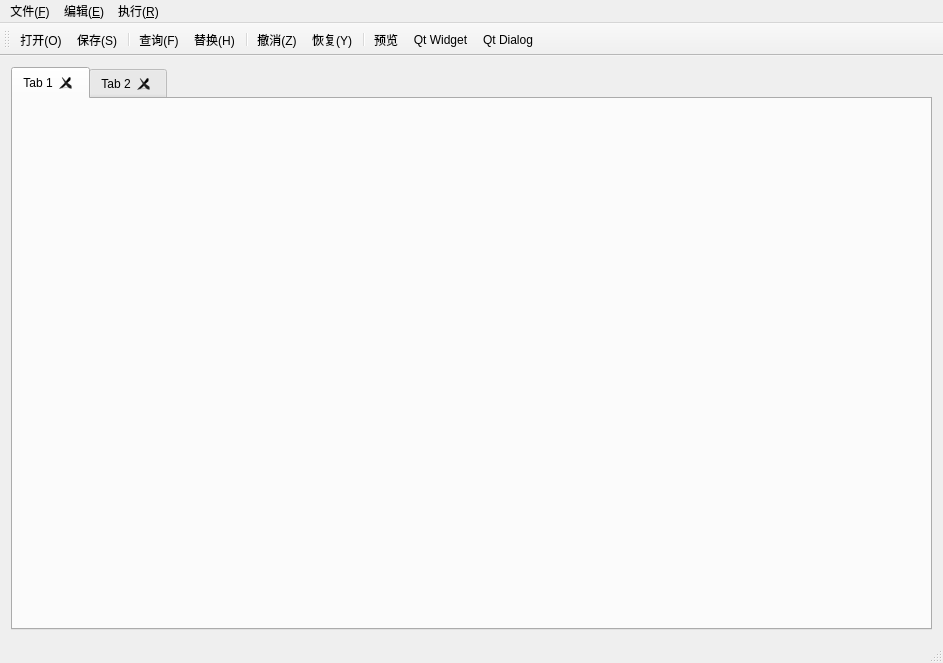
<?xml version="1.0" encoding="UTF-8"?>
<ui version="4.0">
 <class>FQtCustomUIAppClass</class>
 <widget class="QMainWindow" name="FQtCustomUIAppClass">
  <property name="geometry">
   <rect>
    <x>0</x>
    <y>0</y>
    <width>943</width>
    <height>663</height>
   </rect>
  </property>
  <property name="contextMenuPolicy">
   <enum>Qt::NoContextMenu</enum>
  </property>
  <property name="windowTitle">
   <string>Qt自定义控件</string>
  </property>
  <property name="windowIcon">
   <iconset resource="FQtCustomUIApp.qrc">
    <normaloff>:/FQtCustomUIApp/images/FanIcon.png</normaloff>:/FQtCustomUIApp/images/FanIcon.png</iconset>
  </property>
  <property name="styleSheet">
   <string notr="true"/>
  </property>
  <widget class="QWidget" name="centralWidget">
   <layout class="QGridLayout" name="gridLayout">
    <item row="0" column="0">
     <widget class="QTabWidget" name="tabWidget">
      <property name="styleSheet">
       <string notr="true">QTabBar::close-button {	
	image: url(:/FQtCustomUIApp/images/close_48px.png);
    subcontrol-position: right;
}
QTabBar::close-button:hover {    
	image: url(:/FQtCustomUIApp/images/clear_48px.png);
}</string>
      </property>
      <property name="tabShape">
       <enum>QTabWidget::Rounded</enum>
      </property>
      <property name="currentIndex">
       <number>0</number>
      </property>
      <property name="tabsClosable">
       <bool>true</bool>
      </property>
      <property name="movable">
       <bool>true</bool>
      </property>
      <property name="tabBarAutoHide">
       <bool>true</bool>
      </property>
      <widget class="QWidget" name="tab">
       <attribute name="title">
        <string>Tab 1</string>
       </attribute>
      </widget>
      <widget class="QWidget" name="tab_2">
       <attribute name="title">
        <string>Tab 2</string>
       </attribute>
      </widget>
     </widget>
    </item>
   </layout>
  </widget>
  <widget class="QMenuBar" name="menuBar">
   <property name="geometry">
    <rect>
     <x>0</x>
     <y>0</y>
     <width>943</width>
     <height>30</height>
    </rect>
   </property>
   <widget class="QMenu" name="menu_F">
    <property name="title">
     <string>文件(&amp;F)</string>
    </property>
    <widget class="QMenu" name="menuOpenHistoryFile">
     <property name="title">
      <string>最近打开文件</string>
     </property>
     <addaction name="separator"/>
     <addaction name="actionClear_All_History"/>
    </widget>
    <addaction name="actionOpen_O"/>
    <addaction name="menuOpenHistoryFile"/>
    <addaction name="separator"/>
    <addaction name="actionSave_S"/>
    <addaction name="actionSaveAs"/>
    <addaction name="separator"/>
    <addaction name="actionExit_E"/>
   </widget>
   <widget class="QMenu" name="menu_R">
    <property name="title">
     <string>执行(&amp;R)</string>
    </property>
    <addaction name="actionPreView"/>
    <addaction name="separator"/>
    <addaction name="actionQt_Widget"/>
    <addaction name="actionQt_Dialog"/>
   </widget>
   <widget class="QMenu" name="menu_E">
    <property name="title">
     <string>编辑(&amp;E)</string>
    </property>
    <addaction name="actionUnDo"/>
    <addaction name="actionReDo"/>
    <addaction name="separator"/>
    <addaction name="actionSelect_All"/>
    <addaction name="separator"/>
    <addaction name="CutAct"/>
    <addaction name="CopyAct"/>
    <addaction name="PaseAct"/>
    <addaction name="separator"/>
    <addaction name="FindSourceAct"/>
    <addaction name="ReplaceSourceAct"/>
   </widget>
   <addaction name="menu_F"/>
   <addaction name="menu_E"/>
   <addaction name="menu_R"/>
  </widget>
  <widget class="QToolBar" name="mainToolBar">
   <property name="contextMenuPolicy">
    <enum>Qt::NoContextMenu</enum>
   </property>
   <attribute name="toolBarArea">
    <enum>TopToolBarArea</enum>
   </attribute>
   <attribute name="toolBarBreak">
    <bool>false</bool>
   </attribute>
   <addaction name="actionOpen_O"/>
   <addaction name="actionSave_S"/>
   <addaction name="separator"/>
   <addaction name="FindSourceAct"/>
   <addaction name="ReplaceSourceAct"/>
   <addaction name="separator"/>
   <addaction name="actionUnDo"/>
   <addaction name="actionReDo"/>
   <addaction name="separator"/>
   <addaction name="actionPreView"/>
   <addaction name="actionQt_Widget"/>
   <addaction name="actionQt_Dialog"/>
  </widget>
  <widget class="QStatusBar" name="statusBar"/>
  <action name="actionOpen_O">
   <property name="icon">
    <iconset resource="FQtCustomUIApp.qrc">
     <normaloff>:/FQtCustomUIApp/images/folder_open_48px.png</normaloff>:/FQtCustomUIApp/images/folder_open_48px.png</iconset>
   </property>
   <property name="text">
    <string>打开(&amp;O)...</string>
   </property>
   <property name="shortcut">
    <string>Ctrl+O</string>
   </property>
  </action>
  <action name="actionExit_E">
   <property name="text">
    <string>退出(&amp;Q)</string>
   </property>
   <property name="toolTip">
    <string>退出</string>
   </property>
  </action>
  <action name="actionPreView">
   <property name="icon">
    <iconset resource="FQtCustomUIApp.qrc">
     <normaloff>:/FQtCustomUIApp/images/Run.png</normaloff>:/FQtCustomUIApp/images/Run.png</iconset>
   </property>
   <property name="text">
    <string>预览</string>
   </property>
   <property name="toolTip">
    <string>预览</string>
   </property>
   <property name="shortcut">
    <string>Ctrl+R</string>
   </property>
  </action>
  <action name="actionQt_Widget">
   <property name="icon">
    <iconset resource="FQtCustomUIApp.qrc">
     <normaloff>:/FQtCustomUIApp/images/Run-QtWgt.png</normaloff>:/FQtCustomUIApp/images/Run-QtWgt.png</iconset>
   </property>
   <property name="text">
    <string>Qt Widget</string>
   </property>
  </action>
  <action name="actionQt_Dialog">
   <property name="icon">
    <iconset resource="FQtCustomUIApp.qrc">
     <normaloff>:/FQtCustomUIApp/images/Run-QtDlg.png</normaloff>:/FQtCustomUIApp/images/Run-QtDlg.png</iconset>
   </property>
   <property name="text">
    <string>Qt Dialog</string>
   </property>
  </action>
  <action name="FindSourceAct">
   <property name="icon">
    <iconset resource="FQtCustomUIApp.qrc">
     <normaloff>:/FQtCustomUIApp/images/find_in_page_48px.png</normaloff>:/FQtCustomUIApp/images/find_in_page_48px.png</iconset>
   </property>
   <property name="text">
    <string>查询(&amp;F)</string>
   </property>
   <property name="shortcut">
    <string>Ctrl+F</string>
   </property>
  </action>
  <action name="actionSelect_All">
   <property name="text">
    <string>全选(&amp;A)</string>
   </property>
   <property name="toolTip">
    <string>全选</string>
   </property>
   <property name="shortcut">
    <string>Ctrl+A</string>
   </property>
  </action>
  <action name="CopyAct">
   <property name="icon">
    <iconset resource="FQtCustomUIApp.qrc">
     <normaloff>:/FQtCustomUIApp/images/content_copy_48px.png</normaloff>:/FQtCustomUIApp/images/content_copy_48px.png</iconset>
   </property>
   <property name="text">
    <string>复制(&amp;C)</string>
   </property>
   <property name="toolTip">
    <string>复制</string>
   </property>
   <property name="shortcut">
    <string>Ctrl+C</string>
   </property>
  </action>
  <action name="PaseAct">
   <property name="icon">
    <iconset resource="FQtCustomUIApp.qrc">
     <normaloff>:/FQtCustomUIApp/images/content_paste_48px.png</normaloff>:/FQtCustomUIApp/images/content_paste_48px.png</iconset>
   </property>
   <property name="text">
    <string>粘贴(&amp;V)</string>
   </property>
   <property name="toolTip">
    <string>粘贴</string>
   </property>
   <property name="shortcut">
    <string>Ctrl+V</string>
   </property>
  </action>
  <action name="ReplaceSourceAct">
   <property name="icon">
    <iconset resource="FQtCustomUIApp.qrc">
     <normaloff>:/FQtCustomUIApp/images/find_replace_48px.png</normaloff>:/FQtCustomUIApp/images/find_replace_48px.png</iconset>
   </property>
   <property name="text">
    <string>替换(&amp;H)</string>
   </property>
   <property name="toolTip">
    <string>替换</string>
   </property>
   <property name="shortcut">
    <string>Ctrl+H</string>
   </property>
  </action>
  <action name="actionUnDo">
   <property name="icon">
    <iconset resource="FQtCustomUIApp.qrc">
     <normaloff>:/FQtCustomUIApp/images/undo_48px.png</normaloff>:/FQtCustomUIApp/images/undo_48px.png</iconset>
   </property>
   <property name="text">
    <string>撤消(&amp;Z)</string>
   </property>
   <property name="toolTip">
    <string>撤消</string>
   </property>
   <property name="shortcut">
    <string>Ctrl+Z</string>
   </property>
  </action>
  <action name="actionReDo">
   <property name="icon">
    <iconset resource="FQtCustomUIApp.qrc">
     <normaloff>:/FQtCustomUIApp/images/redo_48px.png</normaloff>:/FQtCustomUIApp/images/redo_48px.png</iconset>
   </property>
   <property name="text">
    <string>恢复(&amp;Y)</string>
   </property>
   <property name="toolTip">
    <string>恢复</string>
   </property>
   <property name="shortcut">
    <string>Ctrl+Y</string>
   </property>
  </action>
  <action name="CutAct">
   <property name="icon">
    <iconset resource="FQtCustomUIApp.qrc">
     <normaloff>:/FQtCustomUIApp/images/content_cut_48px.png</normaloff>:/FQtCustomUIApp/images/content_cut_48px.png</iconset>
   </property>
   <property name="text">
    <string>剪切(&amp;X)</string>
   </property>
   <property name="toolTip">
    <string>剪切</string>
   </property>
   <property name="shortcut">
    <string>Ctrl+X</string>
   </property>
  </action>
  <action name="actionSave_S">
   <property name="icon">
    <iconset resource="FQtCustomUIApp.qrc">
     <normaloff>:/FQtCustomUIApp/images/save_48px.png</normaloff>:/FQtCustomUIApp/images/save_48px.png</iconset>
   </property>
   <property name="text">
    <string>保存(&amp;S)</string>
   </property>
   <property name="toolTip">
    <string>保存</string>
   </property>
   <property name="shortcut">
    <string>Ctrl+S</string>
   </property>
  </action>
  <action name="actionSaveAs">
   <property name="text">
    <string>另存为</string>
   </property>
   <property name="toolTip">
    <string>另存为</string>
   </property>
  </action>
  <action name="actionClear_All_History">
   <property name="text">
    <string>清空列表</string>
   </property>
   <property name="toolTip">
    <string>清空列表</string>
   </property>
  </action>
 </widget>
 <layoutdefault spacing="6" margin="11"/>
 <resources>
  <include location="FQtCustomUIApp.qrc"/>
 </resources>
 <connections/>
</ui>
